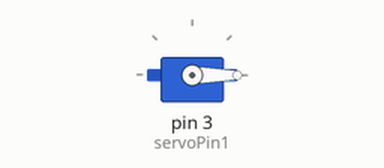
Recording of a sketch running on a simulated Arduino Nano, built with avr-gcc and run on an emulated ATmega328P. Parts: servo.

Above: at 0.05 s.
Timing chart, 0 to 4.6 s (numbered marks = the images above):
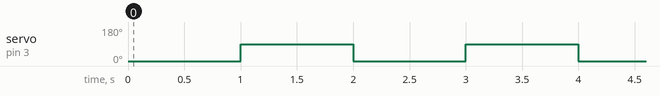

Measured:
- by itself, servo on pin 3 (servoPin1): alternates 90° for 1.0 s and 0° for 1.0 s

The sketch:

servoSweep_Nano.ino
```cpp
//Code to sweep servo from 0 to 90 and back
#include <Servo.h>

const int servoPin1 = 3;  // Servo signal pin connected to Pin 3 on Nano

Servo myServo1;

void setup() {
  myServo1.attach(servoPin1);

}

void loop() {
  // Move the servo motor to the starting position
  myServo1.write(0);

  delay(1000);

  // Move the servo motor to a different position
  myServo1.write(90);

  delay(1000);

}
```
